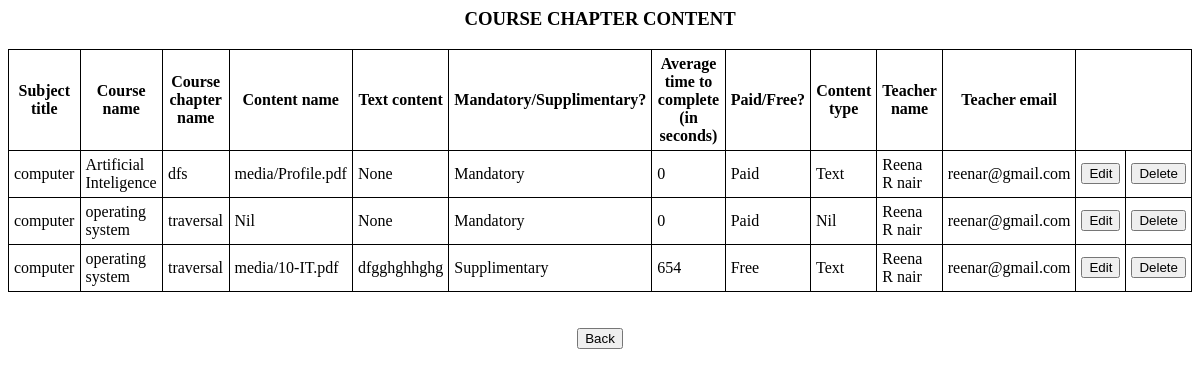
/ch_co_ad, run on the app's committed database.
### learn/models.py (models this page shows, shortened)
class Subject(models.Model):
    Subject_title = models.CharField(max_length=200, null=True)
    Course_title = models.CharField(max_length=200, null=True)
    Course_brief = models.TextField(null=True)
    Course_duration = models.IntegerField(null=True)
    Num_of_chapters = models.IntegerField(null=True)
    Course_fee = models.FloatField(null=True)
    Language = models.CharField(max_length=200, null=True)
    Chapter_title = models.CharField(max_length=200, null=True)
    Num_of_assignments = models.IntegerField(null=True)
    Chapter_Content_name = models.ImageField(upload_to='media', null = True)
    Chapter_text_content = models.TextField(null=True)
    Chapter_Content_type = models.CharField(max_length=200,null=True)
    Chapter_Content_Is_mandatory = models.BooleanField(null=True)
    Chapter_Content_Time_required_in_sec = models.IntegerField(null=True)
    Chapter_Content_Is_open_for_free = models.BooleanField(null=True)
    Sub_reg = models.ForeignKey(Registration, on_delete=models.SET_NULL, null = True)

class Registration(models.Model):
    First_name = models.CharField(max_length=200, null=True)
    Last_name = models.CharField(max_length=200, null=True)
    Email = models.EmailField(max_length=200, null=True)
    Password = models.CharField(max_length=200, null=True)
    Registration_date = models.DateField(auto_now_add=True, null=True)
    Num_of_courses_enrolled = models.IntegerField(default=0, null=True)
    Num_of_courses_completed = models.IntegerField(default=0, null=True)
    Qualification = models.TextField(null=True)
    Introduction_brief = models.TextField(null=True)
    Image = models.ImageField(upload_to='media', null=True)
    Num_of_enrolled_students = models.IntegerField(null=True)
    Average_review_rating = models.IntegerField(null=True)
    Num_of_reviews = models.IntegerField(null=True)
    About_website = models.TextField(null=True)
    User_role = models.CharField(max_length=200, null=True)
    user = models.OneToOneField(User,on_delete = models.CASCADE, null = True)

### learn/views.py (the view)
# urls.py: path('ch_co_ad',learn.views.ch_co_ad,name='ch_co_ad'),
def ch_co_ad(request):
    gt = Registration.objects.filter(User_role='teacher')
    dm = Subject.objects.all()
    return render(request, 'cont_ad.html', {'gt':gt,'dm':dm})

### Templates/cont_ad.html (shortened to what this page needs)
{% load static %}
<html lang="en">
<head>
   <link rel="stylesheet" type="text/css" href="{% static 'trt.css' %}">
</head>
<body class= "pic" background="{% static 'trt.jpg' %}" >
<h3 align="center">COURSE CHAPTER CONTENT</h3>
<table  style="width:100%">
   <tr>
      <th>
         Subject title
      </th>
      <th>
         Course name
      </th>
      <th>
         Course chapter name
      </th>
      <th>
         Content name
      </th>
      <th>
         Text content
      </th>
      <th>
         Mandatory/Supplimentary?
      </th>
      <th>
         Average time to complete (in seconds)
      </th>
      <th>
         Paid/Free?
      </th>
        <th>
         Content type
      </th>
      <th>
         Teacher name
      </th>
      <th>
         Teacher email
      </th>
   </tr>
   {% for i in dm %}
   <tr>
      <td>
         {{i.Subject_title}}
      </td>
      <td>
         {{i.Course_title}}
      </td>
      <td>
         {{i.Chapter_title}}
      </td>
      <td>
         {{i.Chapter_Content_name}}
      </td>
      <td>
         {{i.Chapter_text_content}}
      </td>
      {% if i.Chapter_Content_Is_mandatory == 1 %}
      <td>
         Mandatory
      </td>
      {% endif %}
      {% if i.Chapter_Content_Is_mandatory == 0 %}
      <td>
         Supplimentary
      </td>
      {% endif %}
      <td>
         {{i.Chapter_Content_Time_required_in_sec}}
      </td>
      {% if i.Chapter_Content_Is_open_for_free == 1 %}
      <td>
         Paid
      </td>
      {% endif %}
      {% if i.Chapter_Content_Is_open_for_free == 0 %}
      <td>
         Free
      </td>
      {% endif %}
        <td>
         {{i.Chapter_Content_type}}
      </td>
       {% for t in gt %}
        {% if t == i.Sub_reg %}
        <td>
         {{t.First_name}} {{t.Last_name}}
      </td>
      {% endif %}
        {% endfor %}
       {% for t in gt %}
        {% if t == i.Sub_reg %}
        <td>
         {{t.Email}}
      </td>
      {% endif %}
        {% endfor %}
      <td>
         <button type="submit" onclick="location.href='{% url 'edit_content1' i.id %}'" name='t_h'>Edit</button>
      </td>
      <td>
         <button type="submit" onclick="location.href='{% url 'delete_content1' i.id %}'" name='del'>Delete</button>
      </td>
   </tr>
   {% endfor %}
</table><br><br>
<div align="center">
   <button type="submit" onclick="location.href='{% url 'admin_home' %}'" name='mybtn2'>Back</button>
</div>
</body>
</html>

### static/trt.css (style rules this page uses)
* { box-sizing: border-box }
.pic { background-repeat: no-repeat; background-attachment: fixed; background-size: cover; background-size: 100%; }

### Templates/cont_ad.html (style rules this page uses)
table, th, td { border: 1px solid black; border-collapse: collapse; }
th, td { padding: 5px; }

### data on the page
Subject: Subject_title "computer", Course_title "Artificial Inteligence", Chapter_title "dfs", Chapter_Content_name "media/Profile.pdf", Chapter_text_content "None", Chapter_Content_Is_mandatory "Mandatory", Chapter_Content_Time_required_in_sec "0", Chapter_Content_Is_open_for_free "Paid", Chapter_Content_type "Text"
Registration: First_name "Reena", Last_name "R nair", Email "reenar@gmail.com"
Subject: Subject_title "computer", Course_title "operating system", Chapter_title "traversal", Chapter_Content_name "Nil", Chapter_text_content "None", Chapter_Content_Is_mandatory "Mandatory", Chapter_Content_Time_required_in_sec "0", Chapter_Content_Is_open_for_free "Paid", Chapter_Content_type "Nil"
Subject: Subject_title "computer", Course_title "operating system", Chapter_title "traversal", Chapter_Content_name "media/10-IT.pdf", Chapter_text_content "dfgghghhghg", Chapter_Content_Is_mandatory "Supplimentary", Chapter_Content_Time_required_in_sec "654", Chapter_Content_Is_open_for_free "Free", Chapter_Content_type "Text"
